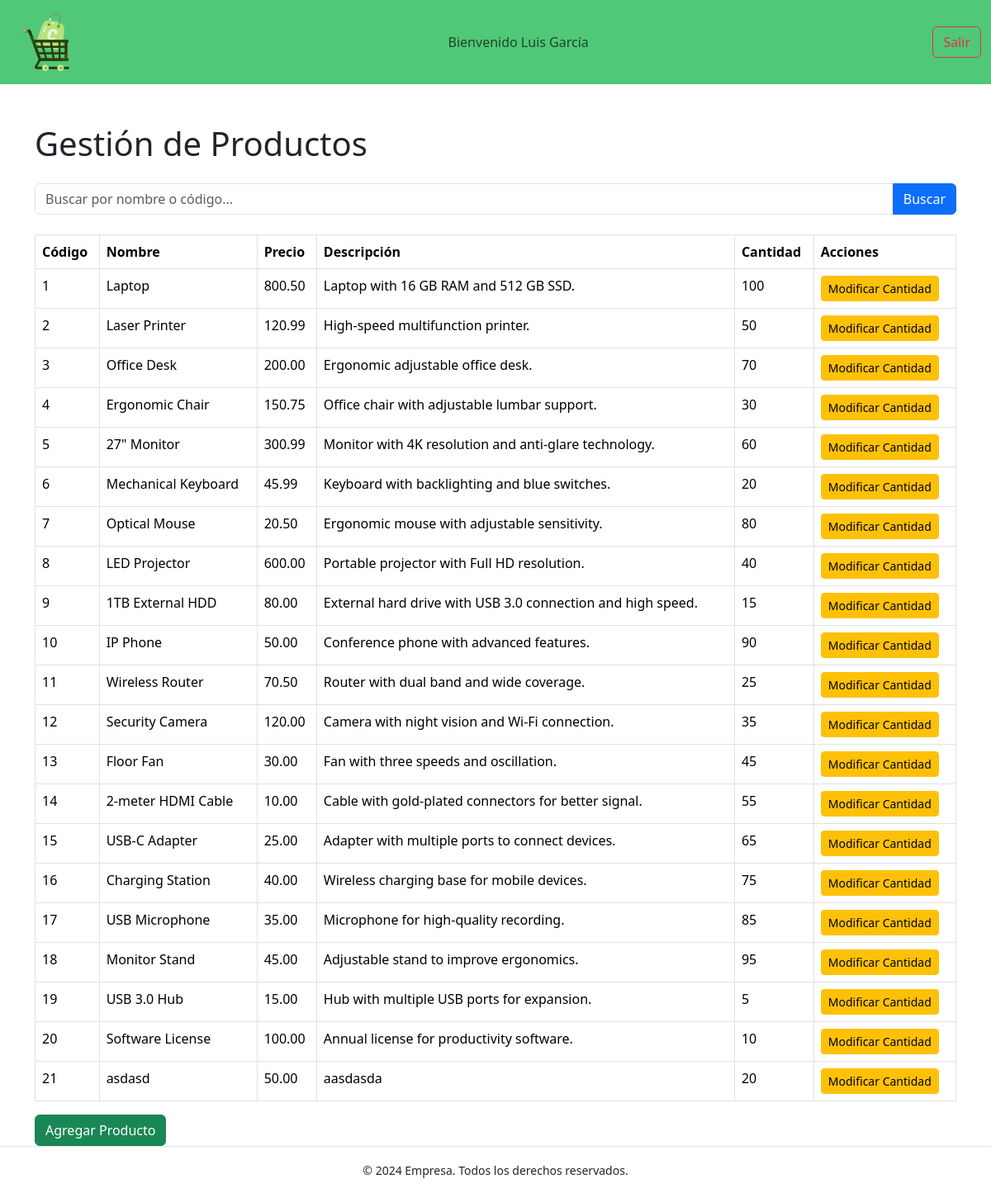
Page /products.php (signed in) on the committed database.
### tables this page shows
CREATE TABLE `product` (
  `code` int NOT NULL,
  `name` varchar(100) NOT NULL,
  `price` float(10,2) NOT NULL,
  `description` varchar(150) NOT NULL,
  `stockCode` int DEFAULT NULL
);

CREATE TABLE `stock` (
  `code` int NOT NULL,
  `quantity` int DEFAULT NULL
);

### products.php (the view, shortened to what this page needs)
<?php
$servername = "localhost";
$username = "root";
$password = "root";
$dbname = "celora";
$conn = new mysqli($servername, $username, $password, $dbname);
$search = isset($_GET['search']) ? $_GET['search'] : '';
$sql = "SELECT p.code, p.name, p.price, p.description, s.quantity
        FROM product p
        LEFT JOIN stock s ON p.stockCode = s.code
        WHERE p.name LIKE '%$search%' OR p.code LIKE '%$search%'";
$result = $conn->query($sql);
?>
<!DOCTYPE html>
<html lang="es">
<head>
    <link href="https://cdn.jsdelivr.net/npm/bootstrap@5.3.2/dist/css/bootstrap.min.css" rel="stylesheet">
    <link href="css/estilosInicio.css" rel="stylesheet" >
</head>
<body>
<nav class="navbar navbar-expand-lg">
  <div class="container-fluid d-flex align-items-center justify-content-between">
    <a class="navbar-brand d-flex align-items-center" href="#">
      <img src="logoNoL.png" alt="Bootstrap" width="90" class="me-2 mt-n1 mb-n1"></a>
    <ul class="navbar-nav mx-auto">
      <li class="nav-item">
        <span class="navbar-text">
        <?php
        echo "Bienvenido " . $_SESSION["firstName"] . " " . $_SESSION["lastName"];
        ?>
        </span>
      </li>
    </ul>
    <form class="d-flex" role="search">
  <a href="controladorCS.php" class="btn btn-outline-danger">Salir</a>
</form>
  </div>
</nav>
<div class="container mt-5">
    <h1 class="mb-4">Gestión de Productos</h1>
    <form method="get" class="mb-4">
        <div class="input-group">
            <input type="text" name="search" class="form-control" placeholder="Buscar por nombre o código..." value="<?= htmlspecialchars($search) ?>">
            <button class="btn btn-primary">Buscar</button>
        </div>
    </form>
    <table class="table table-bordered">
        <thead>
        <tr>
            <th>Código</th>
            <th>Nombre</th>
            <th>Precio</th>
            <th>Descripción</th>
            <th>Cantidad</th>
            <th>Acciones</th>
        </tr>
        </thead>
        <tbody>
        <?php while ($row = $result->fetch_assoc()): ?>
            <tr>
                <td><?= $row['code'] ?></td>
                <td><?= htmlspecialchars($row['name']) ?></td>
                <td><?= number_format($row['price'], 2) ?></td>
                <td><?= htmlspecialchars($row['description']) ?></td>
                <td><?= $row['quantity'] === null ? '---' : $row['quantity'] ?></td>
                <td>
                    <button class="btn btn-warning btn-sm" data-bs-toggle="modal" data-bs-target="#updateModal"
                            data-id="<?= $row['code'] ?>" data-quantity="<?= $row['quantity'] ?>">Modificar Cantidad
                    </button>
                </td>
            </tr>
        <?php endwhile; ?>
        </tbody>
    </table>
    <button class="btn btn-success" data-bs-toggle="modal" data-bs-target="#addModal">Agregar Producto</button>
</div>
    <footer class="text-center py-3 border-top">
        <small>&copy; 2024 Empresa. Todos los derechos reservados.</small>
    </footer>
</body>
</html>

### css/estilosInicio.css (style rules this page uses)
.navbar { background-color: #50C878; }

### products.php (style rules this page uses)
body { background-color: #ffffff; }
.navbar { background-color: #50C878; }

### rows in the picture
product: code "1", name "Laptop", price "800.50", description "Laptop with 16 GB RAM and 512 GB SSD.", stockCode.quantity "100"
product: code "2", name "Laser Printer", price "120.99", description "High-speed multifunction printer.", stockCode.quantity "50"
product: code "3", name "Office Desk", price "200.00", description "Ergonomic adjustable office desk.", stockCode.quantity "70"
product: code "4", name "Ergonomic Chair", price "150.75", description "Office chair with adjustable lumbar support.", stockCode.quantity "30"
product: code "5", name "27\" Monitor", price "300.99", description "Monitor with 4K resolution and anti-glare technology.", stockCode.quantity "60"
product: code "6", name "Mechanical Keyboard", price "45.99", description "Keyboard with backlighting and blue switches.", stockCode.quantity "20"
product: code "7", name "Optical Mouse", price "20.50", description "Ergonomic mouse with adjustable sensitivity.", stockCode.quantity "80"
product: code "8", name "LED Projector", price "600.00", description "Portable projector with Full HD resolution.", stockCode.quantity "40"
product: code "9", name "1TB External HDD", price "80.00", description "External hard drive with USB 3.0 connection and high speed.", stockCode.quantity "15"
product: code "10", name "IP Phone", price "50.00", description "Conference phone with advanced features.", stockCode.quantity "90"
product: code "11", name "Wireless Router", price "70.50", description "Router with dual band and wide coverage.", stockCode.quantity "25"
product: code "12", name "Security Camera", price "120.00", description "Camera with night vision and Wi-Fi connection.", stockCode.quantity "35"
product: code "13", name "Floor Fan", price "30.00", description "Fan with three speeds and oscillation.", stockCode.quantity "45"
product: code "14", name "2-meter HDMI Cable", price "10.00", description "Cable with gold-plated connectors for better signal.", stockCode.quantity "55"
product: code "15", name "USB-C Adapter", price "25.00", description "Adapter with multiple ports to connect devices.", stockCode.quantity "65"
product: code "16", name "Charging Station", price "40.00", description "Wireless charging base for mobile devices.", stockCode.quantity "75"
product: code "17", name "USB Microphone", price "35.00", description "Microphone for high-quality recording.", stockCode.quantity "85"
product: code "18", name "Monitor Stand", price "45.00", description "Adjustable stand to improve ergonomics.", stockCode.quantity "95"
product: code "19", name "USB 3.0 Hub", price "15.00", description "Hub with multiple USB ports for expansion.", stockCode.quantity "5"
product: code "20", name "Software License", price "100.00", description "Annual license for productivity software.", stockCode.quantity "10"
product: code "21", name "asdasd", price "50.00", description "aasdasda", stockCode.quantity "20"

### other values in the picture
$_SESSION["firstName"] "Luis"
$_SESSION["lastName"] "García"
